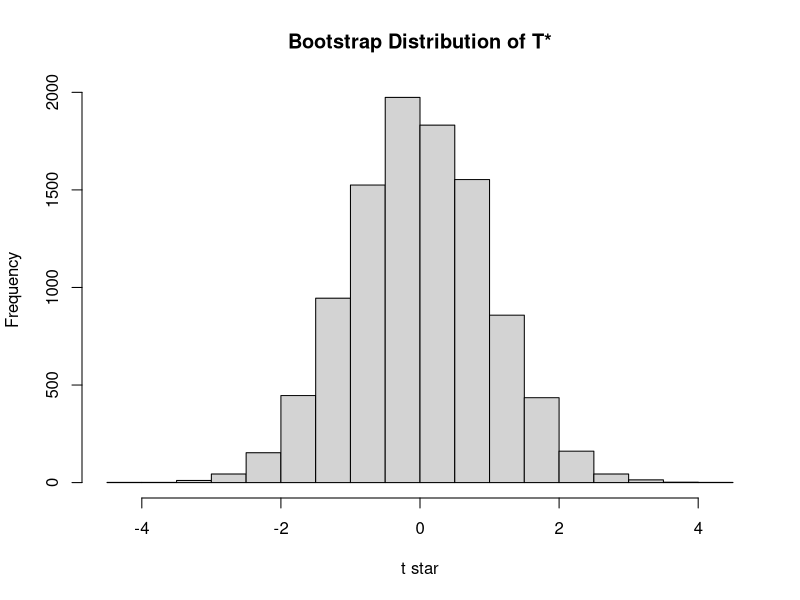
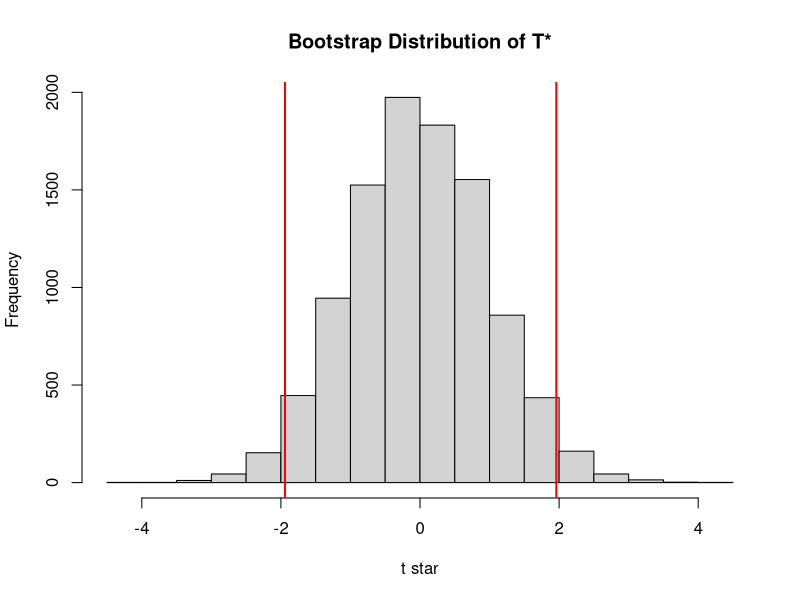

Here is the R script that generated these plots, in order:
## ---- chunk 1
# Install these packages first
library(dplyr)
library(ggplot2)
library(tidyr)
library(knitr)
library(readr)

# Set seed for random number generator
set.seed(76)
## ---- chunk 2
# Note we are deleting 3 cases where there was no height recorded
profiles <- read_csv("profiles.csv") %>% 
  na.omit() 
mu <- mean(profiles$height) %>% round(3)

profiles <- profiles %>% 
  sample_frac(0.1)
## ---- chunk 3
heights <- profiles$height
n <- length(heights)
xbar <- mean(heights)
s <- sd(heights)
## ---- chunk 4
N <- 10^4
t_star <- rep(0, N)

for(i in 1:N){
  resample <- sample(heights, size=n, replace=TRUE)
  t_star[i] <- (mean(resample)-xbar)/(sd(resample)/sqrt(n))
}
## ---- chunk 5
q1 <- quantile(t_star, 0.025)
q2 <- quantile(t_star, 0.975)
hist(t_star, xlab="t star", main="Bootstrap Distribution of T*")
# abline(v=c(q1,q2), col="red", lwd=2)
## ---- chunk 6
c(q1, q2) %>% round(3)
## ---- chunk 7
q1 <- quantile(t_star, 0.025)
q2 <- quantile(t_star, 0.975)
hist(t_star, xlab="t star", main="Bootstrap Distribution of T*")
abline(v=c(q1,q2), col="red", lwd=2)
## ---- chunk 8
CI <- xbar - c(q2, q1)*s/sqrt(n)
## ---- chunk 9
CI <- round(CI, 3)
names(CI) <- NULL
## ---- chunk 10
CI
